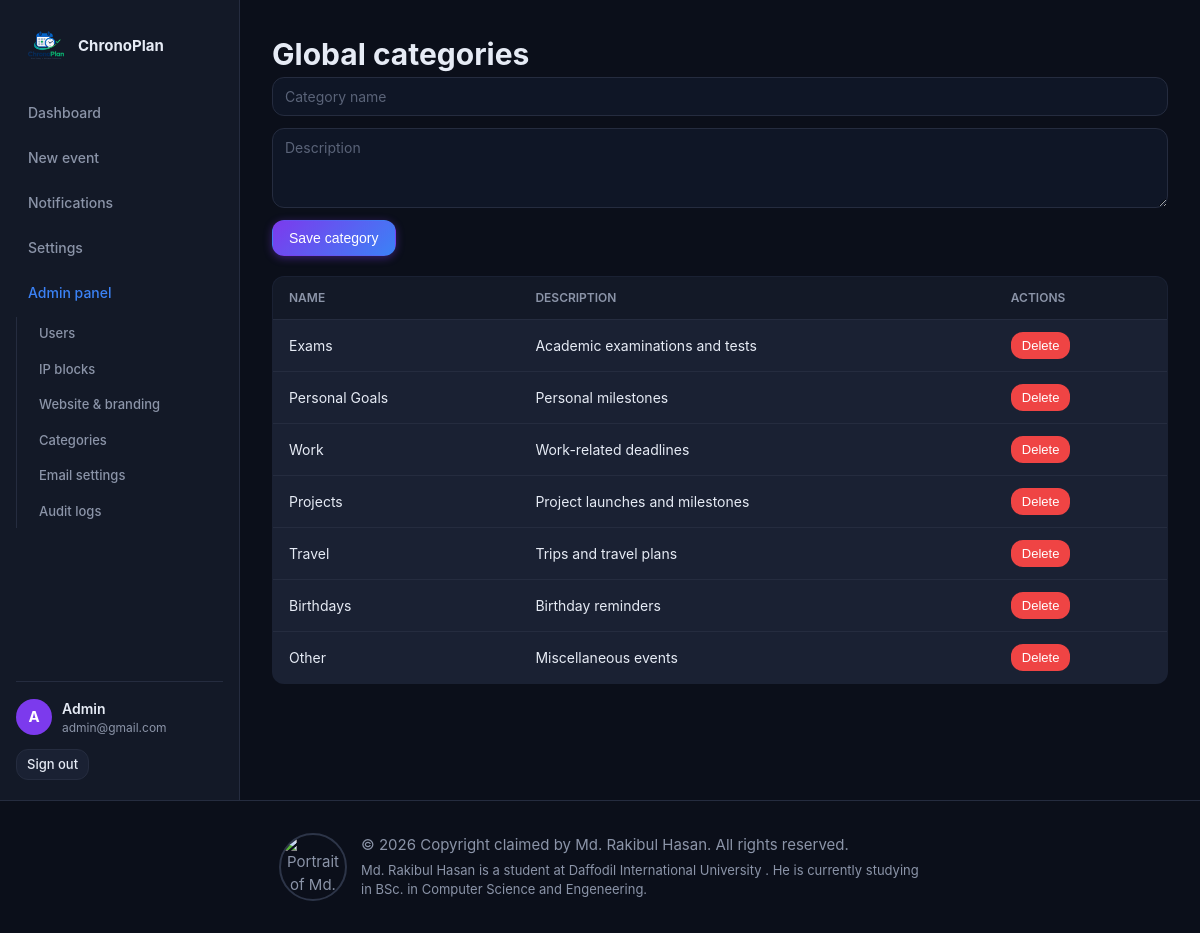
The app's page /admin/categories (signed in) with its own data.
### app.py (models this page shows, shortened)
class SiteSetting(db.Model):
    __tablename__ = 'site_settings'
    id = db.Column(db.Integer, primary_key=True)
    site_name = db.Column(db.String(120), default='ChronoPlan', nullable=False)
    site_tagline = db.Column(db.String(255), default='Plan ahead. Live in the moment.',
                             nullable=False)
    site_description = db.Column(db.Text,
        default='A personal countdown and goal management platform.', nullable=False)
    footer_text = db.Column(db.Text, default='', nullable=False)
    copyright_owner = db.Column(db.String(120), default='Md. Rakibul Hasan', nullable=False)
    logo_url = db.Column(db.String(255), default='', nullable=False)
    favicon_url = db.Column(db.String(255), default='', nullable=False)
    accent_color = db.Column(db.String(20), default='#7c3aed', nullable=False)
    default_theme = db.Column(db.String(10), default='dark', nullable=False)
    hero_title = db.Column(db.String(200), default='Count down to what matters.',
                           nullable=False)
    hero_subtitle = db.Column(db.Text,
        default="Track exams, deadlines, goals, and life's most important moments.",
        nullable=False)
    registration_enabled = db.Column(db.Boolean, default=True, nullable=False)
    maintenance_mode = db.Column(db.Boolean, default=False, nullable=False)
    default_timezone = db.Column(db.String(50), default='UTC', nullable=False)
    max_upload_mb = db.Column(db.Integer, default=16, nullable=False)
    contact_email = db.Column(db.String(120), default='', nullable=False)
    social_twitter = db.Column(db.String(255), default='', nullable=False)
    social_github = db.Column(db.String(255), default='', nullable=False)
    social_linkedin = db.Column(db.String(255), default='', nullable=False)
    updated_at = db.Column(db.DateTime, default=utcnow, onupdate=utcnow)
    @classmethod
    def get(cls):
        s = cls.query.first()
        if not s:
            s = cls()
            db.session.add(s)
            db.session.commit()
        return s

class User(UserMixin, db.Model):
    __tablename__ = 'users'
    id = db.Column(db.Integer, primary_key=True)
    name = db.Column(db.String(120), nullable=False)
    username = db.Column(db.String(80), unique=True, nullable=False, index=True)
    email = db.Column(db.String(255), unique=True, nullable=False, index=True)
    password_hash = db.Column(db.String(255), nullable=False)
    role = db.Column(db.String(20), default=Role.USER, nullable=False)
    is_active_user = db.Column(db.Boolean, default=True, nullable=False)
    profile_picture = db.Column(db.String(255), nullable=True)
    email_verified = db.Column(db.Boolean, default=False)
    created_at = db.Column(db.DateTime, default=utcnow, nullable=False)
    last_seen = db.Column(db.DateTime, default=utcnow, onupdate=utcnow)
    preferences = db.relationship('UserPreference', uselist=False,
                                  back_populates='user', cascade='all, delete-orphan')
    events = db.relationship('CountdownEvent', back_populates='user',
                             cascade='all, delete-orphan', lazy='dynamic')
    notifications = db.relationship('Notification', back_populates='user',
                                    cascade='all, delete-orphan', lazy='dynamic')
    @property
    def is_active(self):
        return self.is_active_user
    @property
    def is_admin(self):
        return self.role == Role.ADMIN

class Category(db.Model):
    __tablename__ = 'categories'
    id = db.Column(db.Integer, primary_key=True)
    name = db.Column(db.String(80), nullable=False)
    slug = db.Column(db.String(80), nullable=False, index=True)
    description = db.Column(db.Text, nullable=True)
    is_global = db.Column(db.Boolean, default=False, nullable=False)
    user_id = db.Column(db.Integer, db.ForeignKey('users.id', ondelete='CASCADE'),
                        nullable=True)
    created_at = db.Column(db.DateTime, default=utcnow)
    events = db.relationship('CountdownEvent', back_populates='category')
    user = db.relationship('User')
    __table_args__ = (db.UniqueConstraint('slug', 'user_id', name='uq_cat_slug'),)

### app.py (the view, shortened to what this page needs)
@app.route('/admin/categories', methods=['GET', 'POST'])
@login_required
@admin_required
def admin_categories():
    form = CategoryForm()
    cats = Category.query.filter_by(is_global=True).all()
    return render_template('admin/categories.html', form=form, categories=cats)

### app.py
class CategoryForm(FlaskForm):
    name = StringField('Name', validators=[DataRequired(), Length(max=80)])
    description = TextAreaField('Description')
    submit = SubmitField('Save category')

### app.py (called while the page is built)
def admin_required(f):
    @wraps(f)
    def decorated(*args, **kwargs):
        if not current_user.is_authenticated:
            abort(401)
        if not current_user.is_admin:
            abort(403)
        return f(*args, **kwargs)
    return decorated

def get_settings():
    return SiteSetting.get()

@login_manager.user_loader
def load_user(user_id):
    return User.query.get(int(user_id))

@app.context_processor
def inject_unread_notifications():
    unread = 0
    if current_user.is_authenticated:
        unread = Notification.query.filter_by(
            user_id=current_user.id, is_read=False
        ).count()
    return {'unread_notifications': unread}

@app.before_request
def reject_blocked_ip():
    remote_addr = request.remote_addr
    if not remote_addr:
        return
    try:
        address = ipaddress.ip_address(remote_addr).compressed
    except ValueError:
        return
    if BlockedIP.query.filter_by(address=address).first():
        abort(403)

@app.after_request
def add_security_headers(resp):
    resp.headers.setdefault('X-Content-Type-Options', 'nosniff')
    resp.headers.setdefault('X-Frame-Options', 'SAMEORIGIN')
    resp.headers.setdefault('X-XSS-Protection', '1; mode=block')
    resp.headers.setdefault('Referrer-Policy',
                           'strict-origin-when-cross-origin')
    return resp

@app.before_request
def check_maintenance():
    try:
        s = get_settings()
        if s.maintenance_mode:
            public = ['static', 'serve_upload', 'login']
            if request.endpoint and request.endpoint not in public:
                if not (current_user.is_authenticated and current_user.is_admin):
                    return render_template('errors/maintenance.html'), 503
    except Exception:
        pass

@app.before_request
def admin_gate():
    if request.endpoint and request.endpoint.startswith('admin_'):
        if not current_user.is_authenticated:
            return redirect(url_for('login', next=request.url))
        if not current_user.is_admin:
            abort(403)

### templates/admin/categories.html (shortened to what this page needs)
{% extends 'dashboard_base.html' %}
{% block dashboard_content %}
<h1>Global categories</h1>
<form method="post" class="inline-form">
  {{ form.name(class='input', placeholder='Category name') }}
  {{ form.description(class='input', placeholder='Description') }}
  {{ form.submit(class='btn btn-primary') }}
</form>
<table class="admin-table">
  <thead><tr><th>Name</th><th>Description</th><th>Actions</th></tr></thead>
  <tbody>
    {% for c in categories %}
    <tr>
      <td>{{ c.name }}</td><td>{{ c.description }}</td>
      <td>
        <form method="post" action="{{ url_for('admin_delete_category', cat_id=c.id) }}" class="confirm-delete" style="display:inline">
          <button class="btn btn-danger btn-sm">Delete</button>
        </form>
      </td>
    </tr>
    {% endfor %}
  </tbody>
</table>
{% endblock %}

### templates/dashboard_base.html (shortened to what this page needs)
{% extends 'base.html' %}
{% block layout %}
<div class="app-shell">
  <aside class="sidebar">
    <a class="sidebar-brand" href="{{ url_for('dashboard_index') }}">
      {% if logo_url %}
      <img src="/uploads/{{ logo_url }}" alt="{{ site_name }}" class="sidebar-logo">
      {% else %}
      <span class="brand-mark small"></span>
      {% endif %}
      <span>{{ site_name }}</span>
    </a>
    <nav class="sidebar-nav">
      <a href="{{ url_for('dashboard_index') }}" class="sidebar-link">Dashboard</a>
      <a href="{{ url_for('new_event') }}" class="sidebar-link">New event</a>
      <a href="{{ url_for('notifications') }}" class="sidebar-link">
        Notifications
      </a>
      <a href="{{ url_for('dashboard_settings') }}" class="sidebar-link">Settings</a>
      {% if current_user.is_admin %}
      <a href="{{ url_for('admin_overview') }}" class="sidebar-link admin-link">Admin panel</a>
      <div class="sidebar-admin-links" aria-label="Administration">
        <a href="{{ url_for('admin_users') }}" class="sidebar-link">Users</a>
        <a href="{{ url_for('admin_ip_blocks') }}" class="sidebar-link">IP blocks</a>
        <a href="{{ url_for('admin_branding') }}" class="sidebar-link">Website & branding</a>
        <a href="{{ url_for('admin_categories') }}" class="sidebar-link">Categories</a>
        <a href="{{ url_for('admin_smtp') }}" class="sidebar-link">Email settings</a>
        <a href="{{ url_for('admin_audit_logs') }}" class="sidebar-link">Audit logs</a>
      </div>
      {% endif %}
    </nav>
    <div class="sidebar-footer">
      <div class="user-chip">
        {% if current_user.profile_picture %}
        <img src="/uploads/{{ current_user.profile_picture }}" class="avatar">
        {% else %}
        <span class="avatar placeholder">{{ current_user.name[0]|upper }}</span>
        {% endif %}
        <div>
          <div class="user-name">{{ current_user.name }}</div>
          <div class="user-email muted">{{ current_user.email }}</div>
        </div>
      </div>
      <a href="{{ url_for('logout') }}" class="btn btn-ghost btn-sm">Sign out</a>
    </div>
  </aside>
  <main class="main-content">
    {% block dashboard_content %}{% endblock %}
  </main>
</div>
{% endblock %}

### templates/base.html (shortened to what this page needs)
<!DOCTYPE html>
<html lang="en" data-theme="{{ current_user.preferences.theme if current_user.is_authenticated and current_user.preferences else default_theme }}">
<head>
  <link rel="stylesheet" href="{{ url_for('static', filename='css/main.css') }}">
</head>
<body>
  {% block layout %}{% endblock %}
  <footer class="site-footer">
    <div class="container footer-content">
      <p class="copyright-credit">
        <img class="copyright-portrait"
             src="{{ url_for('static', filename='images/copyright-holder.jpe') }}"
             alt="Portrait of {{ copyright_owner }}">
        <span class="copyright-details">
          <span>© {{ current_year }} Copyright claimed by {{ copyright_owner }}. All rights reserved.</span>
          <span class="copyright-description">Md. Rakibul Hasan is a student at Daffodil International University . He is currently studying in BSc. in Computer Science and Engeneering.</span>
        </span>
      </p>
    </div>
  </footer>
</body>
</html>

### records on screen
SiteSetting: logo_url (picture), site_name "ChronoPlan", copyright_owner "Md. Rakibul Hasan"
User: name "A", name "Admin", email "admin@gmail.com"
Category: name "Exams", description "Academic examinations and tests"
Category: name "Personal Goals", description "Personal milestones"
Category: name "Work", description "Work-related deadlines"
Category: name "Projects", description "Project launches and milestones"
Category: name "Travel", description "Trips and travel plans"
Category: name "Birthdays", description "Birthday reminders"
Category: name "Other", description "Miscellaneous events"
